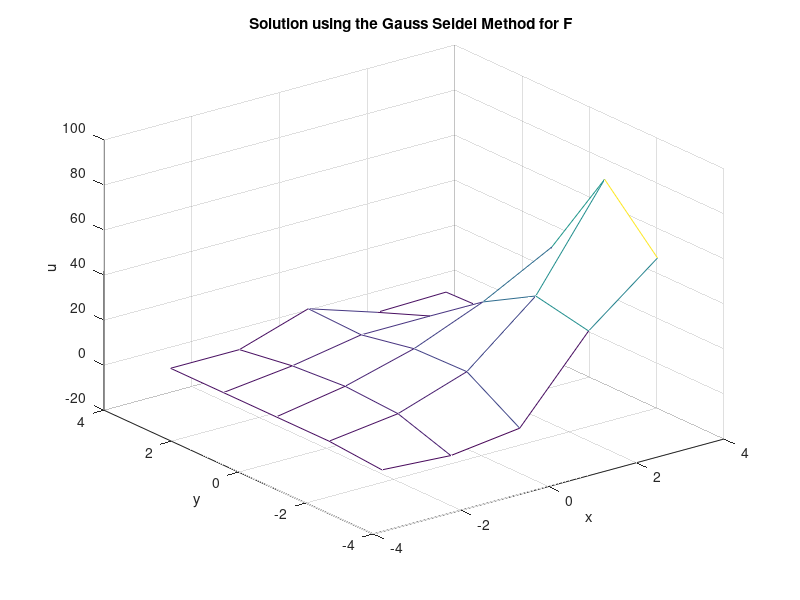
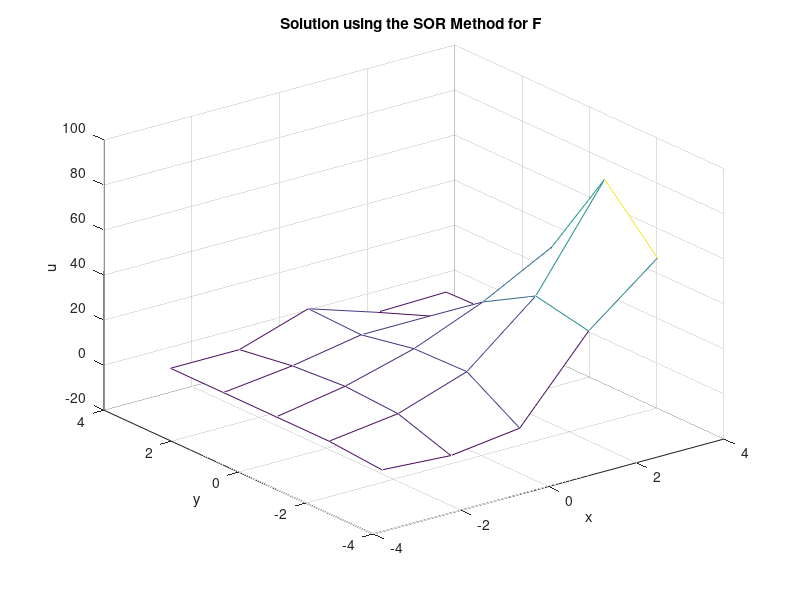

Source code (MATLAB) for these figures, in order:
%German Robles
%1456165
%2D Poisson Equation
%APc1-2 version
%May 9th, 2018
%Scientific Computing

clearvars
clc
close all

%% variables that will be used in this problem to solve for 2D poisson and laplace equation

%rectangle of interest
ax = -pi;               %left boundary of rectangle of interest
ay = -pi;               %bottom boundary of rectangle of interest
bx = pi;                %right boundary of rectangle of interest
by = pi;                %top boundary of rectangle of interest
Lx = bx - ax;           %Lx=2pi since thats magnitude of the rectangle in x-direction
Ly = by - ay;           %Ly=2pi since thats magnitude of the rectangle in y-direction

%number of nodes analyzed in this problem
disp('Enter the number of nodes to be analyzed:')       %user friendly input depending on the number of nodes
N = input('Nodes: ');               %choose a desired number of poles

Nx = N;                 %Ny is set equal to the desired number of nodes
Ny = N;                 %Ny is set equal to the desired number of nodes

h2 = (1/(Nx+1))^2;      %since h is the same for deltax and deltay, h^2 is used for the following calculation

hx = linspace(ax,bx,Nx);        %equally spaced vector from -pi to pi using N nodes in x direction
hy = linspace(ay,by,Ny);        %equally spaced vector from -pi to pi usinf N nodes in y direction

[x,y] = meshgrid(hx,hy);        %created matrix from -pi to pi in both direction to simulate rectangle
y = flipud(y);                  %flipped y vector to have it go from -pi to pi in vertical direction

%boundary conditions defined
fa = ((x-ax).^2).*cos(pi.*x/ax);            %equation used for the top boundary condition (dirichlet)
ga = x.*((x-ax).^2);                        %equation used for the bottom boundary condition (dirichlet)
F = cos((pi/2).*(2.*((x-ax)/(bx-ax))+1)).*sin(pi.*((y-ay)/(by-ay)));                    %right hand side for poissons equation (first case) 
%F = zeros(Nx,Ny);              %right hand side for laplaces equation (second case)
uby = fa;                                     %top BC
uay = ga;                                     %bottom BC
ubx = (bx.*((bx-ax).^2))+(((y-ay)/(by-ay)).*((((bx-ax).^2).*cos(pi.*bx/ax))-(bx.*((bx-ax).^2))));   %Right BC

%% boundary conditions prescribed on u matrix

%solvng for outer edges of the u matrix solution
u = zeros(Nx,Ny);       %preallocating the matrix for u matrix solution
u(1,2:Ny-1)=uby(1,2:Ny-1);      %plugging in top BC's defined earlier on the u matrix
u(Nx,2:Ny-1)=uay(Nx,2:Ny-1);    %plugging in bottom BC's defined earlier on the u matrix
u(2:Nx-1,Ny)=ubx(2:Nx-1,Ny);    %plugging in right BC's defined earlier on the u matrix

% neumann boundary condition on the left side of the u matrix

for i = 2:Nx-1
    u(i,1) = (1/4)*(2*u(i,1)+u(i-1,1)+u(i+1,1)+(h2)*F(i,1));    %algorithm used to calculate left BC since a ghost node is requiered 
end

% to provide bettter results, the corners will be calculated as averages of
% the neighboring grids

u(1,1) = (u(1,2)+u(2,1))/2;         %average for top left corner
u(1,Ny) = (u(1,Ny-1)+u(2,Ny))/2;    %average for top right corner
u(Nx,1) = (u(Nx-1,1)+u(Nx,2))/2;    %average for bottom left corner
u(Nx,Ny) = (u(Nx,Ny-1)+u(Nx-1,Ny))/2;   %average for bottom right corner

%% first iterative method used to solve poisson equation: gauss seidel 
    
error = 1;                      %define the error
tole = 1e-6;                    %tolerance used when iterating using the gauss seidel method
gaussit = 0;                    %keeps track of the number of iterations to date
ukp1 = u;                       %defines the u (k+1) matrix to the original u matrix

while error > tole
    gaussit = gaussit + 1;      %iterator count keeps growing for each iteration
    for j = 2:Ny-1
        for i = 2:Nx-1
            ukp1(i,j)=.25*(ukp1(i-1,j)+u(i+1,j)+ukp1(i,j-1)+u(i,j+1)+h2*F(i,j));    %algorithm for the GS method
        end
    end
    error =(1/(Nx*Ny))*sum(sum(abs(ukp1-u)));           %calculated error used for the next iteration
    u = ukp1;
end

%iterations needed to solve
disp('Number of Iterations using the Gauss Seidel method for F =')
disp(gaussit)                   %shows the total number of iteration to converge 

%plots solution
figure(1)                       %plots the u solution on a x, y, and z plane
mesh(x,y,u)
xlabel('x')
ylabel('y')
zlabel('u')
title('Solution using the Gauss Seidel Method for F ')
    
%% second iterative method used to solve poisson equation: SOR method

error = 1;
tole = 1e-6;
gaussit = 0;
ukp1 = u;
w = 1.1;                        %relaxation factor used to solve the SOR method. ideally this value must be within 1 to 2. 
%for this first calculation I used 1.5 but this value needs to be optimzed
%to produce the best results possible in the form of the fastest
%convergence

while error > tole
    gaussit = gaussit + 1;
    for j = 2:Ny-1
        for i = 2:Nx-1
            ukp1(i,j)=((w/4)*(u(i+1,j)+ukp1(i-1,j)+ u(i,j+1)+ ukp1(i,j-1)+(h2*F(i,j))))+(1-w)*u(i,j);   %algorithm for the SOR method
        end
    end
    error =(1/(Nx*Ny))*sum(sum(abs(ukp1-u)));
    u = ukp1;
end

%iterations needed to solve
disp('Number of Iterations using the SOR method for F =')
disp(gaussit) %shows the total number of iteration to converge 

%plots solution
figure(2)                           %plots a second figure to display the SOR solution on a x, y, and z plane
mesh(x,y,u)
xlabel('x')
ylabel('y')
zlabel('u')
title('Solution using the SOR Method for F ')


    